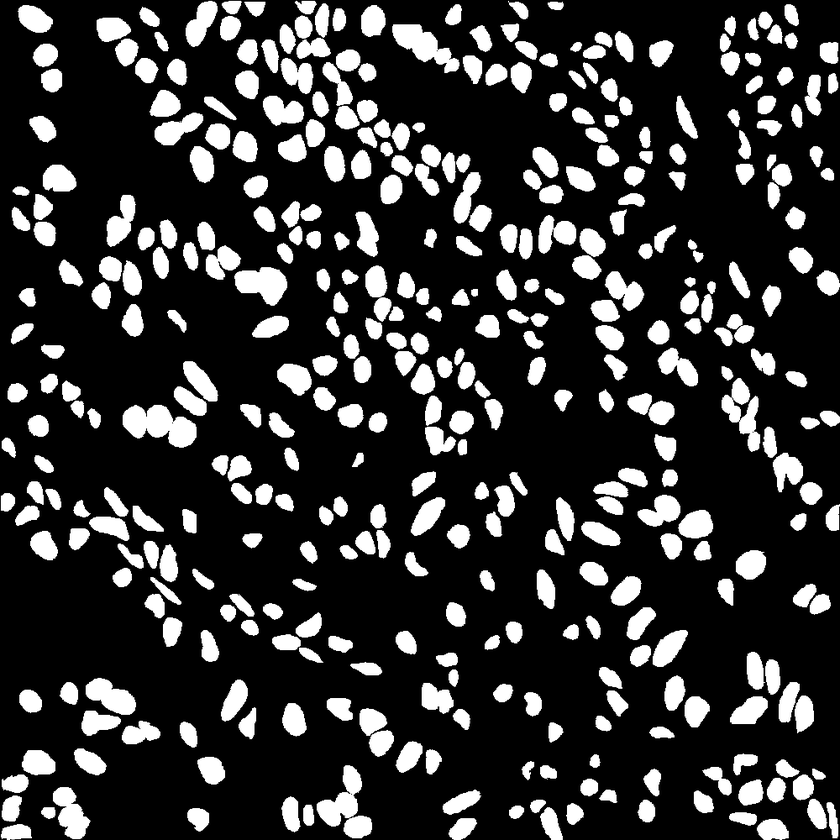
#> input picture data/441.png, 840 x 840 px, shrunk from 1000 x 1000 before the run, found by its file name
$ jupyter execute --allow-errors F1_score.ipynb
#> lines starting #> are read from the running program, lines starting #| are printed output that depends on the picture; long printed decimals are rounded
#> further down, img is the input picture: shape (840, 840); min 0, max 255, mean 52.9
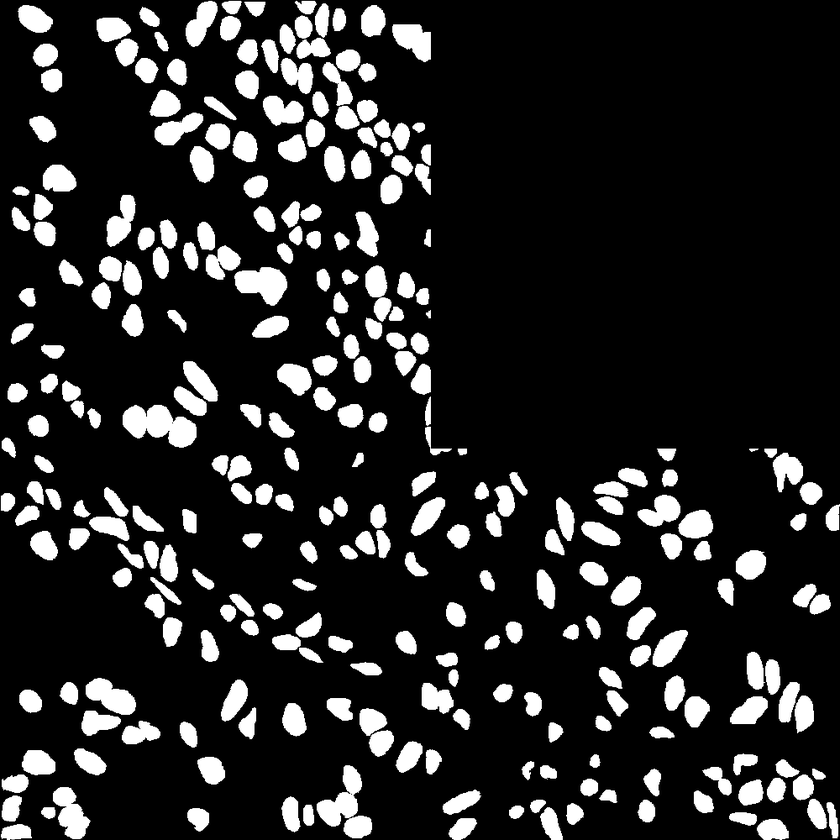
#> input picture data/441_true.png, 840 x 840 px, shrunk from 1000 x 1000 before the run, found by its file name
#> further down, img2 is the input picture: shape (840, 840); min 0, max 255, mean 39.2
[cell 1]
import numpy as np
from scipy.optimize import linear_sum_assignment
from scipy.spatial import distance

def pair_coordinates(set_a, set_b, radius):
    """Find optimal unique pairing between two sets of coordinates.

    This function uses the Munkres or Kuhn-Munkres algorithm behind the
    scene to find the most optimal unique pairing when pairing points in
    set B against points in set A, using euclidean distance as the cost
    function.

    Args:
        set_a (ndarray):
            An array of shape Nx2 contains the of XY coordinate of N
            different points.
        set_b (ndarray):
            An array of shape Mx2 contains the of XY coordinate of M
            different points.
        radius:
            Valid area around a point in set A to consider a given
            coordinate in set B a candidate for matching.

    Returns:
        tuple:
            - :class:`numpy.ndarray` - Pairing:
                An array of shape Kx2, each item in K contains indices
                where point at index [0] in set A paired with point in
                set B at index [1].
            - :class:`numpy.ndarray` - Unpaired A:
                Indices of unpaired points in set A.
            - :class:`numpy.ndarray` - Unpaired B:
                Indices of unpaired points in set B.

    """
#> called with radius = 100
    # * Euclidean distance as the cost matrix
    pair_distance = distance.cdist(set_a, set_b, metric="euclidean")
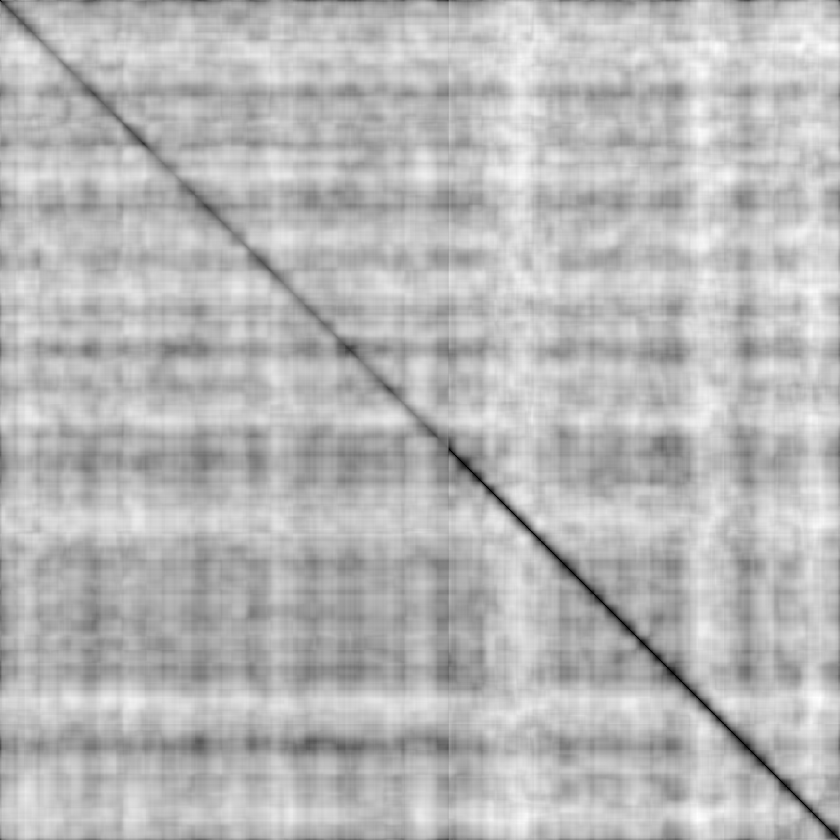
#> pair_distance: shape (840, 840) float64; min 0, max 5325.2, mean 3849.4; drawn with min black and max white

    # * Munkres pairing with scipy library
    # The algorithm return (row indices, matched column indices) if
    # there is multiple same cost in a row, index of first occurrence is
    # return, thus the unique pairing is ensured.
    indices_a, paired_indices_b = linear_sum_assignment(pair_distance)
#> indices_a = 840 values from 0 to 839; paired_indices_b = 840 values from 0 to 839

    # Extract the paired cost and remove instances outside of designated
    # radius.
    pair_cost = pair_distance[indices_a, paired_indices_b]
#> pair_cost = 840 values, max 3157.9 at index 174, min 0 at index 451, mean 1200

    paired_a = indices_a[pair_cost <= radius]
#> paired_a = 392 values from 0 to 839
    paired_b = paired_indices_b[pair_cost <= radius]
#> paired_b = 392 values from 0 to 839

    pairing = np.concatenate([paired_a[:, None], paired_b[:, None]], axis=-1)
#> pairing = 392 pairs, first value 0 to 839, second value 0 to 839
    unpaired_a = np.delete(np.arange(set_a.shape[0]), paired_a)
#> unpaired_a = 448 values from 1 to 448
    unpaired_b = np.delete(np.arange(set_b.shape[0]), paired_b)
#> unpaired_b = 448 values from 1 to 448
    return pairing, unpaired_a, unpaired_b


def f1_detection(true, pred, radius):
    """Calculate the F1-score for predicted set of coordinates."""
    (paired_true, unpaired_true, unpaired_pred) = pair_coordinates(true, pred, radius)
#> paired_true has the same summary as pairing in pair_coordinates; unpaired_true = 448 values from 1 to 448; unpaired_pred = 448 values from 1 to 448

    tp = len(paired_true)
#> tp = 392
    fp = len(unpaired_pred)
#> fp = 448
    fn = len(unpaired_true)
#> fn = 448
    return tp / (tp + 0.5 * fp + 0.5 * fn)

[cell 2]
import cv2
img=cv2.imread("/content/drive/MyDrive/Colab Notebooks/Image-Segmentation-Score/data/441.png",0)
img2=cv2.imread("/content/drive/MyDrive/Colab Notebooks/Image-Segmentation-Score/data/441_true.png",0)
f1_detection(img,img2,100)
#> Out = 0.467

[cell 3]
import numpy as np
from sklearn.metrics import f1_score
#> (the rest of this cell did not finish here and is left out)

[cell 4]
def find_tf_tp_fn(a,b):
  tp=0
  fp=0
  fn=0
  for i,value in enumerate(a):
    for j,set_a in enumerate(value):
      #print(set_a)
      set_b=b[i][j]
      if set_a==255 and set_b==255:
        tp+=1
      elif set_a==255 and set_b==0:
        fp+=1
      elif set_a==0 and set_b==255:
        fn+=1
#> after the loop, fn = 0; fp = 25884; tp = 78388

  return tp / (tp + 0.5 * fp + 0.5 * fn)

print(find_tf_tp_fn(img, img2))
#| 0.8583
